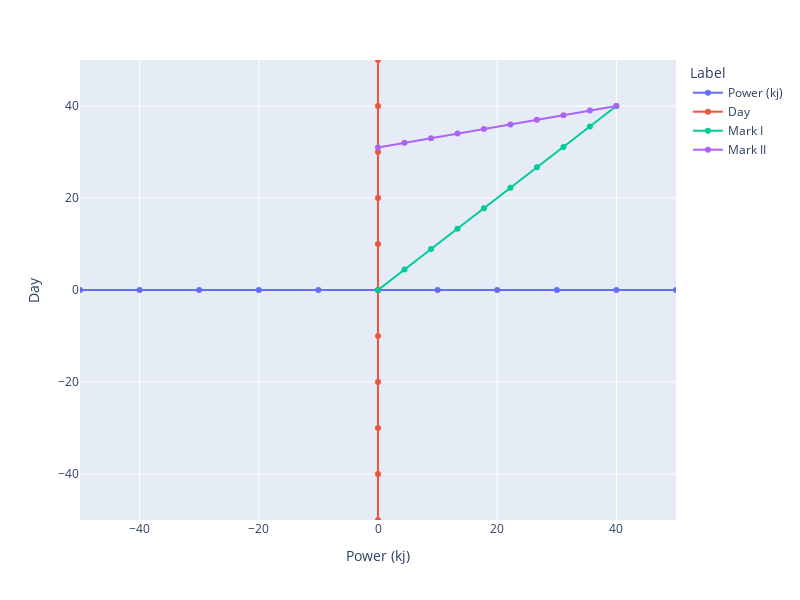

This figure's notebook cell:
### Code cell
df = pd.DataFrame({
    'Power (kj)': generate_line('X') + list(np.linspace(0, mark1[0], 10)) + list(np.linspace(0, mark2[0], 10)),
    'Day': generate_line('Y') + list(np.linspace(0, mark1[1], 10)) + list(np.linspace(31, mark2[1], 10)),
    'Label': generate_line_labels() + ['Mark I' for i in range(10)] + ['Mark II' for i in range(10)]
})

fig = px.line(
    df, 'Power (kj)', 'Day',
    color='Label',
    width=800, height=600,
    range_x=(-50, 50), range_y=(-50, 50),
    markers=True
)

fig

### Figure 1 — Plotly figure (JSON) as saved in the notebook; plotly's stock layout.template omitted (floating-point values rounded to 4 significant figures)
{"data": [{"hovertemplate": "Label=Power (kj)<br>Power (kj)=%{x}<br>Day=%{y}<extra></extra>", "legendgroup": "Power (kj)", "line": {"color": "#636efa", "dash": "solid"}, "marker": {"symbol": "circle"}, "mode": "lines+markers", "name": "Power (kj)", "orientation": "v", "showlegend": true, "type": "scatter", "x": [-50, -40, -30, -20, -10, 0, 10, 20, 30, 40, 50], "xaxis": "x", "y": [0, 0, 0, 0, 0, 0, 0, 0, 0, 0, 0], "yaxis": "y"}, {"hovertemplate": "Label=Day<br>Power (kj)=%{x}<br>Day=%{y}<extra></extra>", "legendgroup": "Day", "line": {"color": "#EF553B", "dash": "solid"}, "marker": {"symbol": "circle"}, "mode": "lines+markers", "name": "Day", "orientation": "v", "showlegend": true, "type": "scatter", "x": [0, 0, 0, 0, 0, 0, 0, 0, 0, 0, 0], "xaxis": "x", "y": [-50, -40, -30, -20, -10, 0, 10, 20, 30, 40, 50], "yaxis": "y"}, {"hovertemplate": "Label=Mark I<br>Power (kj)=%{x}<br>Day=%{y}<extra></extra>", "legendgroup": "Mark I", "line": {"color": "#00cc96", "dash": "solid"}, "marker": {"symbol": "circle"}, "mode": "lines+markers", "name": "Mark I", "orientation": "v", "showlegend": true, "type": "scatter", "x": [0, 4.444, 8.889, 13.33, 17.78, 22.22, 26.67, 31.11, 35.56, 40], "xaxis": "x", "y": [0, 4.444, 8.889, 13.33, 17.78, 22.22, 26.67, 31.11, 35.56, 40], "yaxis": "y"}, {"hovertemplate": "Label=Mark II<br>Power (kj)=%{x}<br>Day=%{y}<extra></extra>", "legendgroup": "Mark II", "line": {"color": "#ab63fa", "dash": "solid"}, "marker": {"symbol": "circle"}, "mode": "lines+markers", "name": "Mark II", "orientation": "v", "showlegend": true, "type": "scatter", "x": [0, 4.444, 8.889, 13.33, 17.78, 22.22, 26.67, 31.11, 35.56, 40], "xaxis": "x", "y": [31, 32, 33, 34, 35, 36, 37, 38, 39, 40], "yaxis": "y"}], "layout": {"height": 600, "legend": {"title": {"text": "Label"}, "tracegroupgap": 0}, "margin": {"t": 60}, "width": 800, "xaxis": {"anchor": "y", "domain": [0, 1], "range": [-50, 50], "title": {"text": "Power (kj)"}}, "yaxis": {"anchor": "x", "domain": [0, 1], "range": [-50, 50], "title": {"text": "Day"}}}}
